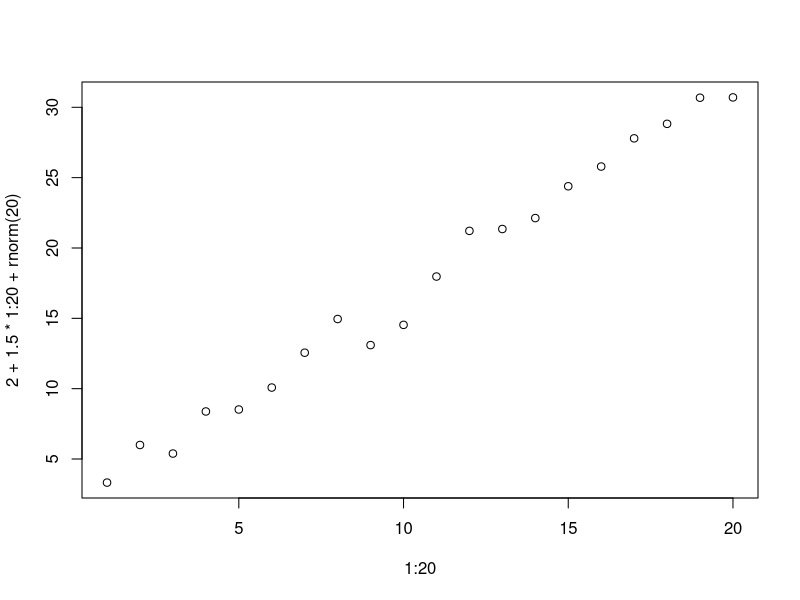
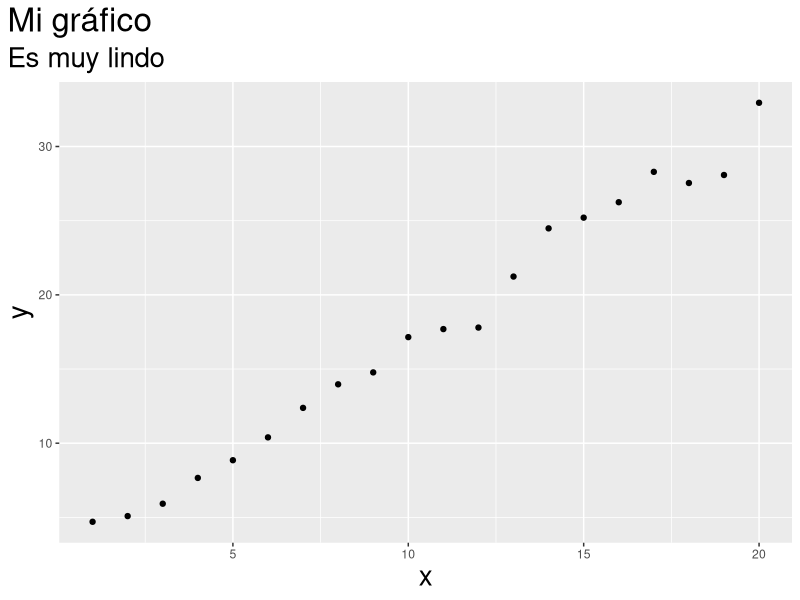

Reproduce these figures in R, in order.
## ---- chunk 1
options(htmltools.dir.version = FALSE)
knitr::opts_chunk$set(fig.height=5) 
library(ggplot2)
library(readr)
library(here)
library(dplyr)
library(colorspace)
paleta <- rainbow_hcl(10)
print_it_rainbow <- function(palabra, paleta) {
  i_font = 1
  for (char in palabra) {
    if (char != " ") {
      cat(paste0("<font style='color:", paleta[i_font] , "'>",char,"</font>"))
      i_font = i_font %% length(paleta) + 1
    } else {
      cat(" ")
    }
  }
}
## ---- chunk 2
cat("<h1 style='color:white'> <center> R para contextos humanitarios de emergencia")
cat("</center></h1> \n")
cat("## <center>")
palabra = unlist(strsplit("Interaccion con Kobo y Power BI", split = ""))
cat(print_it_rainbow(palabra, paleta))
cat("</center> \n")
cat("### <center>")
fecha = as.character(Sys.Date())
palabra = unlist(strsplit("25-11-2020", split = ""))
cat(print_it_rainbow(palabra, paleta))
cat("</center>")
## ---- chunk 3
plot(1:20, 2 + 1.5 * 1:20 + rnorm(20)) 
## ---- chunk 4
ggplot(data = NULL, aes(1:20, 2 + 1.5 * 1:20 + rnorm(20))) +
  geom_point() +
  labs(x = "x", y = "y", title = "Mi gráfico", subtitle = "Es muy lindo") +
  theme(plot.title.position = "plot", title = element_text(size = 20))
